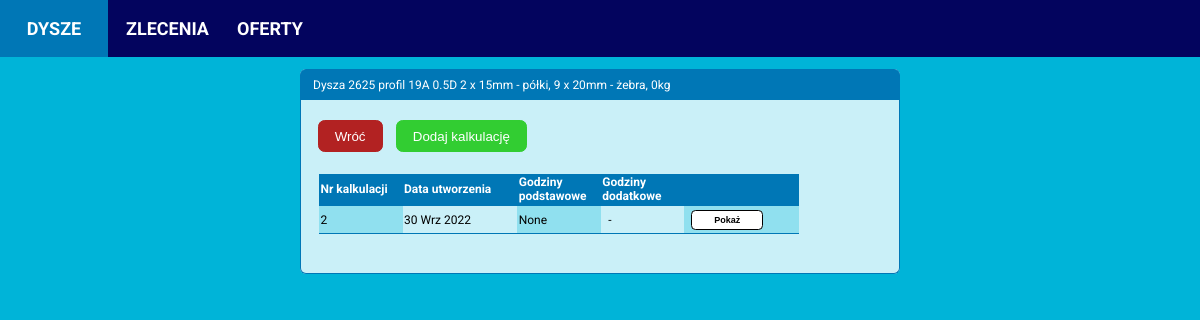
The app's page /nozzle/2/calculations with its own data.
### calculator/models.py (models this page shows, shortened)
class Nozzle(models.Model):
    PROFILES = (('Optima', 'Optima'),
                ('19A', '19A'),
                )
    INNER_RING_TYPES = (('Complete st. st. inside', 'Wnętrze nierdzewne'),
                        ('St. st. ring inside', 'Pierścień kawitacyjny nierdzewny'),
                        ('Complete steel', 'Wnętrze ze stali zwykłej'),
                        ('St. st. ring and outlet', 'Pierścień kawitacyjny i wylot ze stali nierdzewnej'))
    date_created = models.DateTimeField(auto_now_add=True)
    diameter = models.PositiveIntegerField(null=False, blank=False)
    profile = models.CharField(max_length=32, choices=PROFILES, null=False, blank=False)
    drawing_number = models.CharField(max_length=32, blank=True)
    profile_height = models.PositiveIntegerField(null=False, blank=False)
    inner_ring_type = models.CharField(max_length=32, choices=INNER_RING_TYPES, null=False, blank=False)
    inner_ring_thickness_propeller_zone = models.PositiveIntegerField(null=False, blank=False)
    inner_ring_thickness_inlet_zone = models.PositiveIntegerField(null=False, blank=False)
    inner_ring_thickness_outlet_zone = models.PositiveIntegerField(null=False, blank=False)
    ribs_quantity = models.PositiveIntegerField(null=False, blank=False)
    ribs_thickness = models.PositiveIntegerField(null=False, blank=False)
    segments_quantity = models.PositiveIntegerField(null=False, blank=False)
    segments_thickness = models.PositiveIntegerField(null=False, blank=False)
    has_headbox = models.BooleanField(null=False, blank=False)
    has_outlet_ring = models.BooleanField(null=False, blank=False)
    theoretical_weight = models.PositiveIntegerField(blank=True, default=0)
    real_weight = models.PositiveIntegerField(blank=True, default=0)

class NozzleCalculation(models.Model):
    nozzle = models.ForeignKey(Nozzle, on_delete=models.CASCADE)
    date_created = models.DateTimeField(auto_now_add=True)
    assembly_hours = models.PositiveIntegerField(default=0, blank=True, null=True)
    welding_hours = models.PositiveIntegerField(default=0, blank=True, null=True)
    spinning_hours = models.PositiveIntegerField(default=0, blank=True, null=True)
    small_machining_hours = models.PositiveIntegerField(default=0, blank=True, null=True)
    medium_machining_hours = models.PositiveIntegerField(default=0, blank=True, null=True)
    tos_machining_hours = models.PositiveIntegerField(default=0, blank=True, null=True)
    cutting_plates_hours = models.PositiveIntegerField(default=0, blank=True, null=True)
    bending_hours = models.PositiveIntegerField(default=0, blank=True, null=True)
    rolling_profiles_hours = models.PositiveIntegerField(default=0, blank=True, null=True)
    comment = models.TextField(default='', blank=True, null=True)
    diameter = models.PositiveIntegerField(null=False, blank=False)
    profile = models.CharField(max_length=32, null=False, blank=False)
    drawing_number = models.CharField(max_length=32, blank=True)
    profile_height = models.PositiveIntegerField(null=False, blank=False)
    inner_ring_type = models.CharField(max_length=32, null=False, blank=False)
    inner_ring_thickness_propeller_zone = models.PositiveIntegerField(null=False, blank=False)
    inner_ring_thickness_inlet_zone = models.PositiveIntegerField(null=False, blank=False)
    inner_ring_thickness_outlet_zone = models.PositiveIntegerField(null=False, blank=False)
    ribs_quantity = models.PositiveIntegerField(null=False, blank=False)
    ribs_thickness = models.PositiveIntegerField(null=False, blank=False)
    segments_quantity = models.PositiveIntegerField(null=False, blank=False)
    segments_thickness = models.PositiveIntegerField(null=False, blank=False)
    has_headbox = models.BooleanField(null=False, blank=False)
    has_outlet_ring = models.BooleanField(null=False, blank=False)
    theoretical_weight = models.PositiveIntegerField(blank=True, default=0)
    real_weight = models.PositiveIntegerField(blank=True, default=0)

### calculator/views.py (the view)
# urls.py: path('nozzle/<int:nozzle_id>/calculations', nozzle_calculations_view, name='nozzle_calculations'),
def nozzle_calculations_view(request, nozzle_id):
    nozzle = Nozzle.objects.get(id=nozzle_id)
    ratio = round((nozzle.profile_height / nozzle.diameter), 1)
    calculations = nozzle.nozzlecalculation_set.order_by('date_created').annotate(
        total_additional_hours=Sum(F('additionalnozzlehours__additional_hours_amount'))).annotate(
        total_hours=F('assembly_hours') + F('welding_hours') + F('spinning_hours') + F('small_machining_hours')
            + F('medium_machining_hours') + F('tos_machining_hours') + F('cutting_plates_hours')
            + F('bending_hours') + F('rolling_profiles_hours'))
    template = 'calculator/nozzle_calculations.html'
    context = {'nozzle': nozzle,
               'calculations': calculations,
               'ratio': ratio,
               }
    return render(request, template, context)

### calculator/templates/calculator/nozzle_calculations.html
{% extends 'calculator/base.html' %}
{% block content %}
<div class="content-main">
  <div class="item-box">
    <div class="item-header-box">
      <p>Dysza {{ nozzle.diameter }}
       profil {{ nozzle.profile }}
      {{ ratio }}D {{ type_name }}
      {{ nozzle.segments_quantity}} x {{ nozzle.segments_thickness}}mm - półki,
      {{ nozzle.ribs_quantity}} x {{ nozzle.ribs_thickness}}mm - żebra,
      {{ nozzle.theoretical_weight }}kg</p>
    </div>
    <div class="item-details">
      <div class="button-box">
        <a href="{% url 'calculator:nozzle_details' nozzle.id %}"><button class="cancel-btn">Wróć</button></a>
        <a href="{% url 'calculator:add_nozzle_calculation' nozzle_id=nozzle.id %}"><button class="add-btn">Dodaj kalkulację</button></a>
      </div>
      <div class="item-details-table">
        <table>
          <thead>
            <tr>
              <th style="width: 6em;">Nr kalkulacji</th>
              <th>Data utworzenia</th>
              <th style="width: 6em;">Godziny podstawowe</th>
              <th style="width: 6em;">Godziny dodatkowe</th>
              <th></th>
            </tr>
          </thead>
          {% for calculation in calculations%}
          <tr>
            <td>{{ calculation.id }}</td>
            {% load i18n %}
            {% language 'pl' %}
            <td>{{ calculation.date_created|date:"d M Y" }}</td>
            {% endlanguage %}
            <td>{{ calculation.total_hours }}</td>
            {% if calculation.total_additional_hours %}
              <td>{{ calculation.total_additional_hours }}</td>
            {% else %}
              <td>&nbsp -</td>
            {% endif %}
            <td><a href="{% url 'calculator:nozzle_calculation_details' nozzle_id=nozzle.id calculation_id=calculation.id %}">
              <button class="show-btn">Pokaż</button></a></td>
          </tr>
          {% endfor %}
        </table>
      </div>
    </div>
  </div>
</div>
{% endblock content %}

### static/styles.css (style rules this page uses)
body { font-family: Roboto, Arial; font-size: 12px; margin: 0 auto; padding: 0; background-color: #00b4d8; }
table { width: 480px; }
table, th, td { border-collapse: collapse; text-align: left; border-bottom: 1px solid #0077b6; margin-left: 0.5em; margin-bottom: 2em; }
td:nth-child(2n+1) { background-color: #90e0ef; }
thead { background-color: #0077b6; color: white; font-weight: 300; }
thead th { width: 100px; }
th, td { padding: 0.125em; }
.content-main { display: flex; flex-direction: row; background-color: #00b4d8; justify-content: space-between; align-items: flex-start; margin: 0 auto; padding: 0 auto; }
.item-box { min-width: 350px; width: 600px; display: flex; flex-direction: column; background-color: #CAF0F8; border-radius: 0.5em; margin: 1em auto; padding: 0px; }
.item-header-box { display: flex; margin: 0; padding-left: 1em; background-color: #0077b6; height: 2.5em; color: white; border-top-left-radius: 0.5em; border-top-right-radius: 0.5em; border-left: 1px solid #0077b6; border-right: 1px solid #0077b6; border-top: 1px solid #0077b6; align-items: center; }
.item-details { padding: 1em 1em; border-left: 1px solid #0077b6; border-right: 1px solid #0077b6; border-bottom: 1px solid #0077b6; border-bottom-left-radius: 0.5em; border-bottom-right-radius: 0.5em; }
.item-details-table { padding: 0.25em 0; margin-top: 1em; }
.button-box { display: flex; justify-content: flex-start; align-items: center; margin: 0.125em 0.25em; }
.show-btn { font-size: 0.75em; font-weight: bold; text-align: center; margin: 0.25em 0.625em; background-color: white; border: 1px solid black; border-radius: 0.5em; height: 1.25rem; width: 8em; cursor: pointer; transition: background-color 0.2s; transition: color 0.2s; }
.add-btn, .confirm-btn, .cancel-btn { background-color: limegreen; color: white; border: 1px solid limegreen; border-radius: 0.5em; height: 2rem; padding: 0.5rem 1rem; margin: 0.5em 0.5em; cursor: pointer; }
.cancel-btn { background-color: firebrick; border: 1px solid firebrick; margin-left: 0.125em; }

### records on screen
Nozzle: diameter "2625", profile "19A", segments_quantity "2", segments_thickness "15", ribs_quantity "9", ribs_thickness "20", theoretical_weight "0"
NozzleCalculation: id "2", date_created "30 Wrz 2022", total_hours "None"

### other values on screen
{{ ratio }} "0.5"
